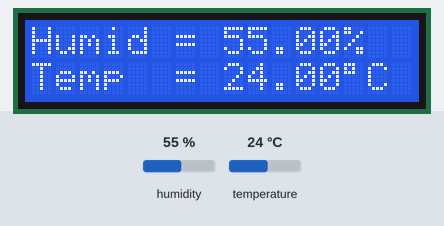
Bench run of a sketch on a simulated Arduino Uno, built with avr-gcc and run on an emulated ATmega328P. Shown: 16×2 character LCD. Inputs (shaded band) come from the test bench; at power-on: humidity 55 %, temperature 24 °C. What the sketch prints to the serial monitor is not drawn.

Above: at 1.2 s.
1.3 s: humidity set to 22 %
At 3.7 s:
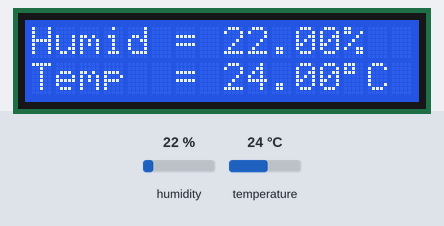
4.6 s: temperature set to 12 °C
At 7.7 s:
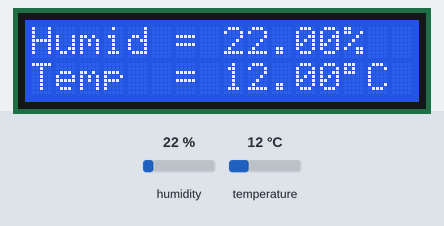
8.6 s: humidity set to 40 %
At 11.7 s:
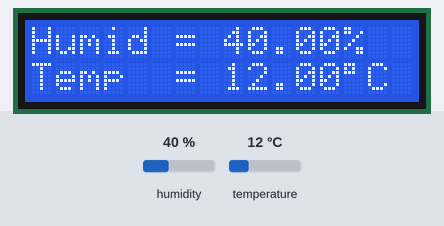
12.7 s: temperature set to 19 °C
At 15.7 s:
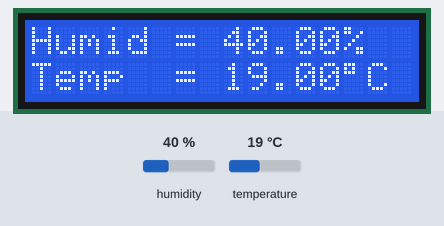
Timing chart, 0 to 17.2 s (numbered marks = the images above; inputs shaded):
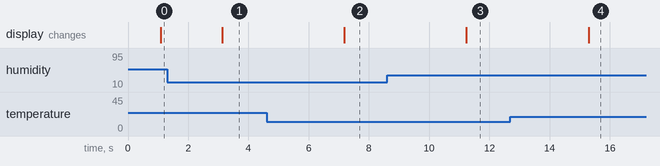

The sketch:

6_Termo_Hygrometer_berbasis_DHT11dengan_output_pada_LCD1602A.ino
```cpp
//Percobaan 6_Termo Hygrometer berbasis DHT11dengan output pada LCD1602A
//Menggunakan referensi dari https://github.com/BasOnTech/Arduino-Beginners-EN/tree/master/E13-dht11-dht22-temp-humid-sensor
// dan LCD examples yang disediakan arduino ide
// dilakukan modifikasi pada line code sesuai dengan kebutuhan.

#include "DHT.h"             // Library for DHT sensors

#define dhtPin 13            // data pin

/*
 * Uncomment the correct DHT chip
 */
#define dhtType DHT11        // DHT 11
//#define dhtType DHT22      // DHT 22 (AM2302), AM2321
//#define dhtType DHT21      // DHT 21 (AM2301)

DHT dht(dhtPin, dhtType);    // Initialise the DHT library

float humidityVal;           // humidity
float tempValC;              // temperature in degrees Celcius
float tempValF;              // temperature in degrees Fahrenheit
float heatIndexC;            // windchill in degrees Celcius
float heatIndexF;            // windchill in degrees Fahrenheit

// include the library code:


#include "Arduino.h"
#include "LiquidCrystal.h"
// initialize the library by associating any needed LCD interface pin
// with the arduino pin number it is connected to
const int rs = 12, en = 11, d4 = 5, d5 = 4, d6 = 3, d7 = 2;
LiquidCrystal lcd(rs, en, d4, d5, d6, d7);

void setup() {
  // set up the LCD's number of columns and rows:
  Serial.begin(9600);        // Initialise the serial monitor
  dht.begin();               // start with reading the DHT sensor
  lcd.begin(16, 2);
}

void loop() {
  // set the cursor to column 0, line 1
  // (note: line 1 is the second row, since counting begins with 0):
    humidityVal = dht.readHumidity();        // get the humidity from the DHT sensor
  tempValC = dht.readTemperature();        // get the temperature in degrees Celcius from the DHT sensor
  tempValF = dht.readTemperature(true);    // get the temperature in degrees Fahrenheit from the DHT sensor

  // Check if all values are read correctly, if not try again and exit loop()
  if (isnan(humidityVal) || isnan(tempValC) || isnan(tempValF)) {
    Serial.println("Reading DHT sensor failed!");

    // end the loop() function
    return;
  }

  // Calculate the windchill in degrees Celcius
  heatIndexC = dht.computeHeatIndex(tempValC, humidityVal, false);

  // Calculate the windchill in degrees Fahrenheit
  heatIndexF = dht.computeHeatIndex(tempValF, humidityVal);

  // Print all values to the serial monitor
  // \t prints a tab character, \n a newline
  Serial.print(humidityVal);
  Serial.print("\t");
  Serial.print(tempValC);
  Serial.print("\n");

  delay(1000);
  lcd.setCursor(0, 0);
  lcd.print("Humid = ");
  lcd.print(humidityVal);
  lcd.print("%");
  lcd.print("   ");
  lcd.setCursor(0, 1);
  lcd.print("Temp  = ");
  lcd.print(tempValC);
  lcd.print((char)223);
  lcd.print("C");
  delay(1000);
}
```

Measured:
- after the input at 1.3 s, the display: changes after 1.8 s (image 1)
- after the input at 4.6 s, the display: changes after 2.6 s (image 2)
- after the input at 8.6 s, the display: changes after 2.6 s (image 3)
- after the input at 12.7 s, the display: changes after 2.6 s (image 4)
